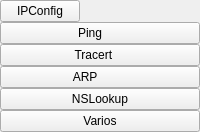
                            <widget class="QWidget" name="UtilitB" native="true">
                             <layout class="QVBoxLayout" name="verticalLayout_32">
                              <property name="spacing">
                               <number>0</number>
                              </property>
                              <property name="leftMargin">
                               <number>0</number>
                              </property>
                              <property name="topMargin">
                               <number>0</number>
                              </property>
                              <property name="rightMargin">
                               <number>0</number>
                              </property>
                              <property name="bottomMargin">
                               <number>0</number>
                              </property>
                              <item>
                               <widget class="QPushButton" name="IPConfBtn">
                                <property name="sizePolicy">
                                 <sizepolicy hsizetype="Fixed" vsizetype="Fixed">
                                  <horstretch>0</horstretch>
                                  <verstretch>0</verstretch>
                                 </sizepolicy>
                                </property>
                                <property name="maximumSize">
                                 <size>
                                  <width>16777215</width>
                                  <height>25</height>
                                 </size>
                                </property>
                                <property name="text">
                                 <string> IPConfig </string>
                                </property>
                                <property name="icon">
                                 <iconset resource="Recursos.qrc">
                                  <normaloff>:/Utilidades/Imagenes/Utilidades/ipconfig.png</normaloff>:/Utilidades/Imagenes/Utilidades/ipconfig.png</iconset>
                                </property>
                                <property name="iconSize">
                                 <size>
                                  <width>25</width>
                                  <height>25</height>
                                 </size>
                                </property>
                               </widget>
                              </item>
                              <item>
                               <widget class="QPushButton" name="PingBtn">
                                <property name="text">
                                 <string> Ping       </string>
                                </property>
                                <property name="icon">
                                 <iconset resource="Recursos.qrc">
                                  <normaloff>:/Utilidades/Imagenes/Utilidades/ping.png</normaloff>:/Utilidades/Imagenes/Utilidades/ping.png</iconset>
                                </property>
                                <property name="iconSize">
                                 <size>
                                  <width>25</width>
                                  <height>25</height>
                                 </size>
                                </property>
                               </widget>
                              </item>
                              <item>
                               <widget class="QPushButton" name="TracerBtn">
                                <property name="text">
                                 <string>Tracert    </string>
                                </property>
                                <property name="icon">
                                 <iconset resource="Recursos.qrc">
                                  <normaloff>:/Utilidades/Imagenes/Utilidades/route.png</normaloff>:/Utilidades/Imagenes/Utilidades/route.png</iconset>
                                </property>
                                <property name="iconSize">
                                 <size>
                                  <width>25</width>
                                  <height>25</height>
                                 </size>
                                </property>
                               </widget>
                              </item>
                              <item>
                               <widget class="QPushButton" name="ArpBtn">
                                <property name="text">
                                 <string>ARP         </string>
                                </property>
                                <property name="icon">
                                 <iconset resource="Recursos.qrc">
                                  <normaloff>:/Utilidades/Imagenes/Utilidades/arp.png</normaloff>:/Utilidades/Imagenes/Utilidades/arp.png</iconset>
                                </property>
                                <property name="iconSize">
                                 <size>
                                  <width>25</width>
                                  <height>25</height>
                                 </size>
                                </property>
                               </widget>
                              </item>
                              <item>
                               <widget class="QPushButton" name="NSLookBtn">
                                <property name="text">
                                 <string>NSLookup</string>
                                </property>
                                <property name="icon">
                                 <iconset resource="Recursos.qrc">
                                  <normaloff>:/Utilidades/Imagenes/Utilidades/nslook.png</normaloff>:/Utilidades/Imagenes/Utilidades/nslook.png</iconset>
                                </property>
                                <property name="iconSize">
                                 <size>
                                  <width>25</width>
                                  <height>25</height>
                                 </size>
                                </property>
                               </widget>
                              </item>
                              <item>
                               <widget class="QPushButton" name="RouteBtn">
                                <property name="text">
                                 <string>Varios</string>
                                </property>
                                <property name="icon">
                                 <iconset resource="Recursos.qrc">
                                  <normaloff>:/Utilidades/Imagenes/Utilidades/tracert.png</normaloff>:/Utilidades/Imagenes/Utilidades/tracert.png</iconset>
                                </property>
                                <property name="iconSize">
                                 <size>
                                  <width>25</width>
                                  <height>25</height>
                                 </size>
                                </property>
                               </widget>
                              </item>
                             </layout>
                            </widget>
